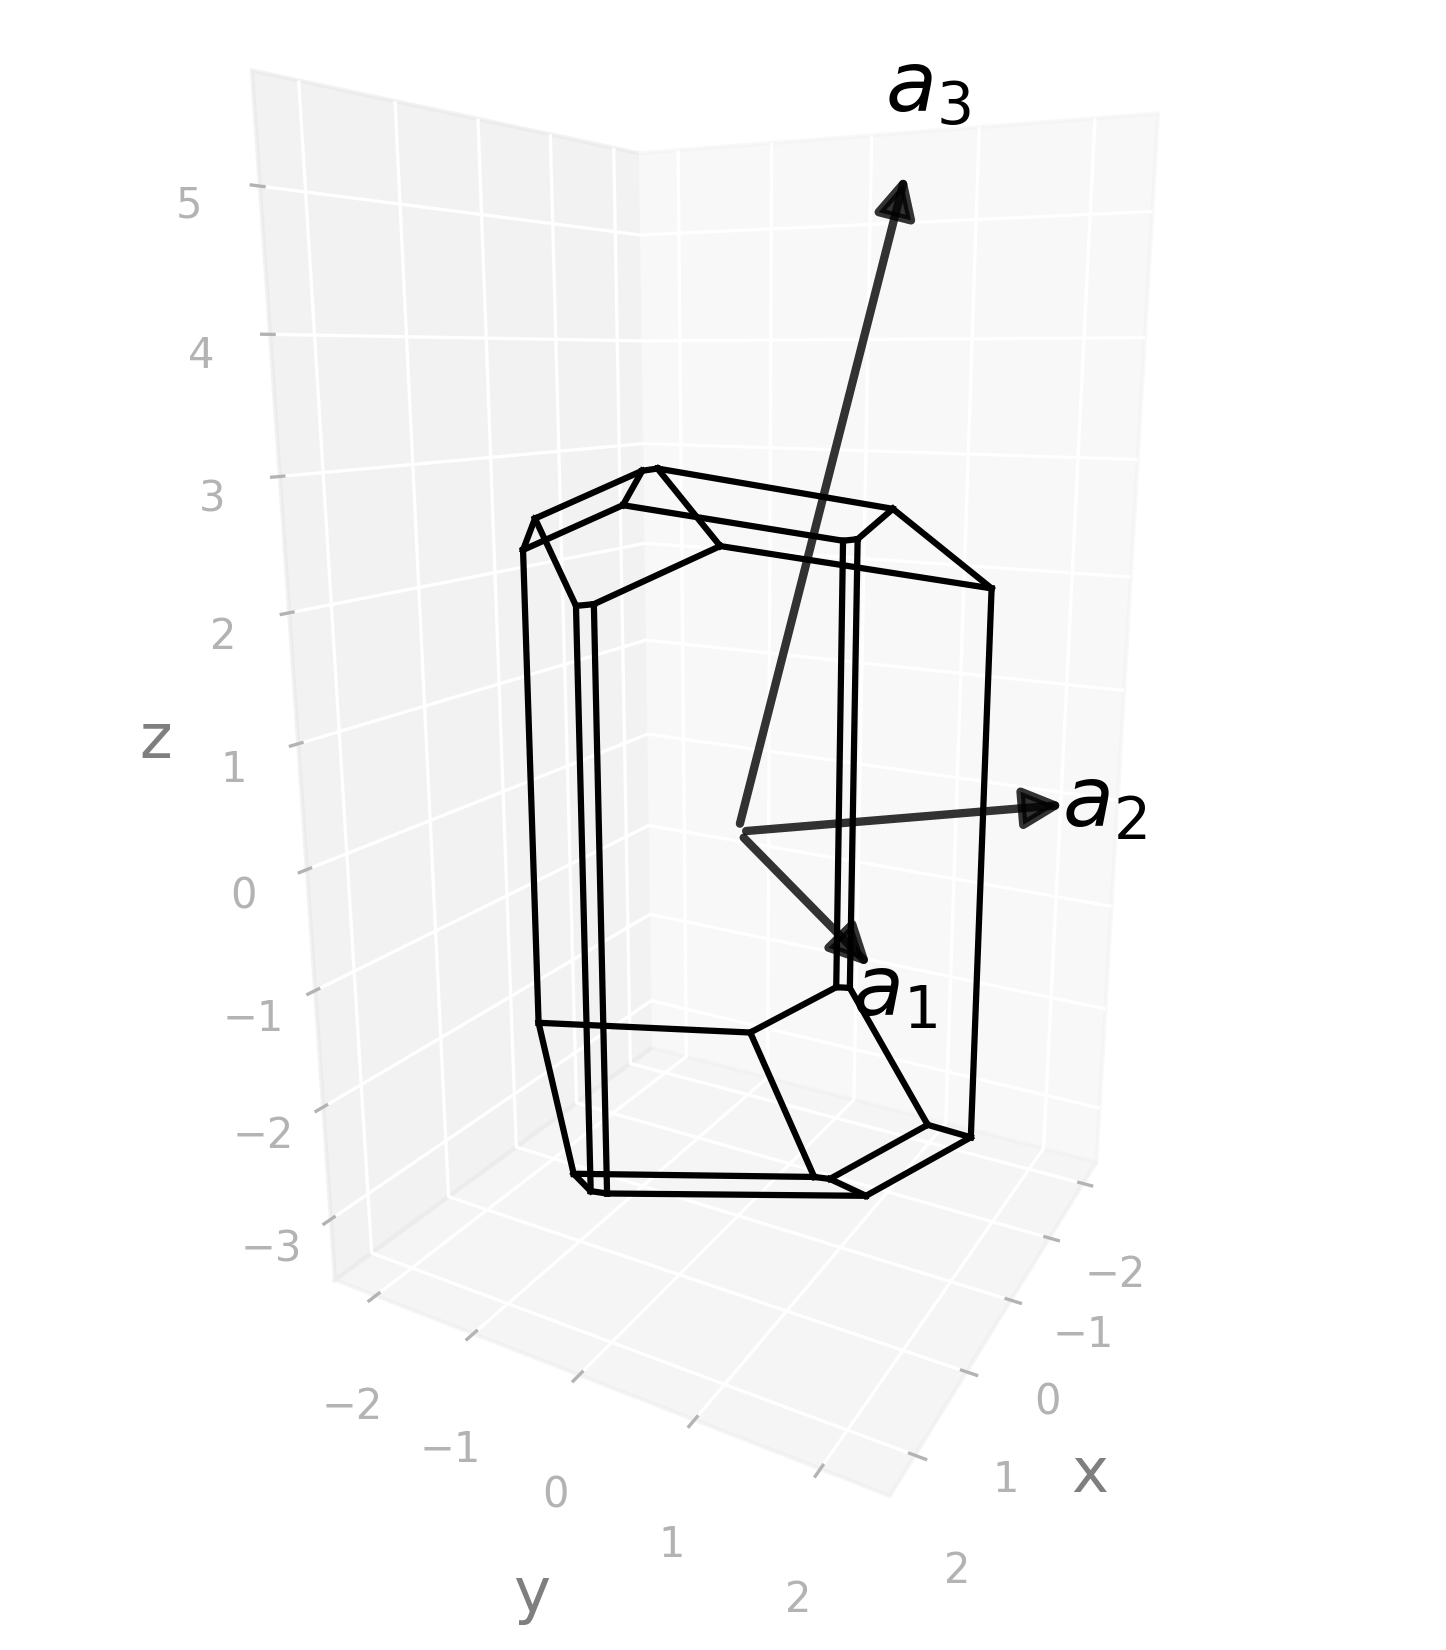

Python code for this plot:
import radtools as rad

l = rad.lattice_example(f"MCLC2")
l.plot("wigner-seitz")
# Save an image:
l.savefig(
    "mclc2_wigner-seitz.png",
    elev=13,
    azim=29,
    dpi=300,
   bbox_inches="tight",
)
# Interactive plot:
l.show(elev=13, azim=29)
